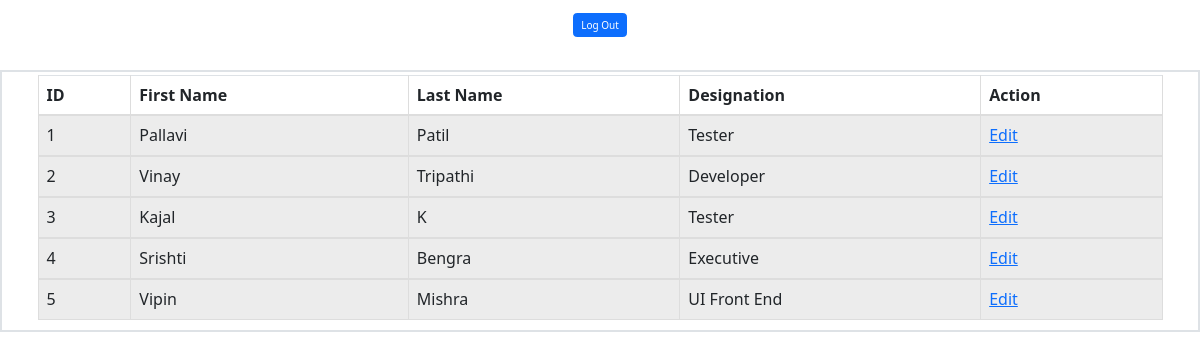
The app's page /sample.php with its own data.
### tables this page shows
CREATE TABLE `designation` (
  `id` int(11) NOT NULL,
  `first_name` varchar(200) NOT NULL,
  `last_name` varchar(200) NOT NULL,
  `designation` varchar(200) NOT NULL
);

### sample.php (the view, shortened to what this page needs)
<?php
    include 'db.php';
    ?>
<head>
    <link rel="stylesheet" href="https://maxcdn.bootstrapcdn.com/bootstrap/3.3.7/css/bootstrap.min.css">
    <link href="https://cdn.jsdelivr.net/npm/bootstrap@5.2.0/dist/css/bootstrap.min.css" rel="stylesheet">
</head>
<body>
  <header>
     <nav class="navbar navbar-expand-lg navbar-light bg-white">
    <div class="container-fluid">
    <a class="btn btn-primary" name="logout" href="logout.php">Log Out</a>
  </div>
  </header>
<div class="border border-2">
    <div class="container mt-1">
        <div class="row">
            <div class="col-md-12">
                <table class="table table-bordered  table-striped">
                    <thead class="thead-dark">
                    <tr>
                        <th scope="col">ID</th>
                        <th scope="col">First Name</th>
                        <th scope="col">Last Name</th>
                        <th scope="col">Designation</th>
                        <th scope="col">Action</th>
                    </tr>
                    </thead>
                    <tbody>
                    <?php
                    $sql = "SELECT * FROM designation";
                    $result = mysqli_query($conn, $sql);
                    if (mysqli_num_rows($result) > 0) {
                    while($row = mysqli_fetch_assoc($result)) { ?>
                        <td><?= $row['id']; ?></td>
                        <td><?= $row['first_name']; ?></td>
                        <td><?= $row['last_name']; ?></td>
                        <td><?= $row['designation']; ?></td>
                        <td>
                          <a href="edit.php?edit=<?php echo $row['id']; ?>" class="edit_btn" >Edit</a>
                        </td>
                    </tbody>
                    <?php }
                  } ?>
                </table>
</body>

### records on screen
designation: id "1", first_name "Pallavi", last_name "Patil", designation "Tester"
designation: id "2", first_name "Vinay", last_name "Tripathi", designation "Developer"
designation: id "3", first_name "Kajal", last_name "K", designation "Tester"
designation: id "4", first_name "Srishti", last_name "Bengra", designation "Executive"
designation: id "5", first_name "Vipin", last_name "Mishra", designation "UI Front End"
